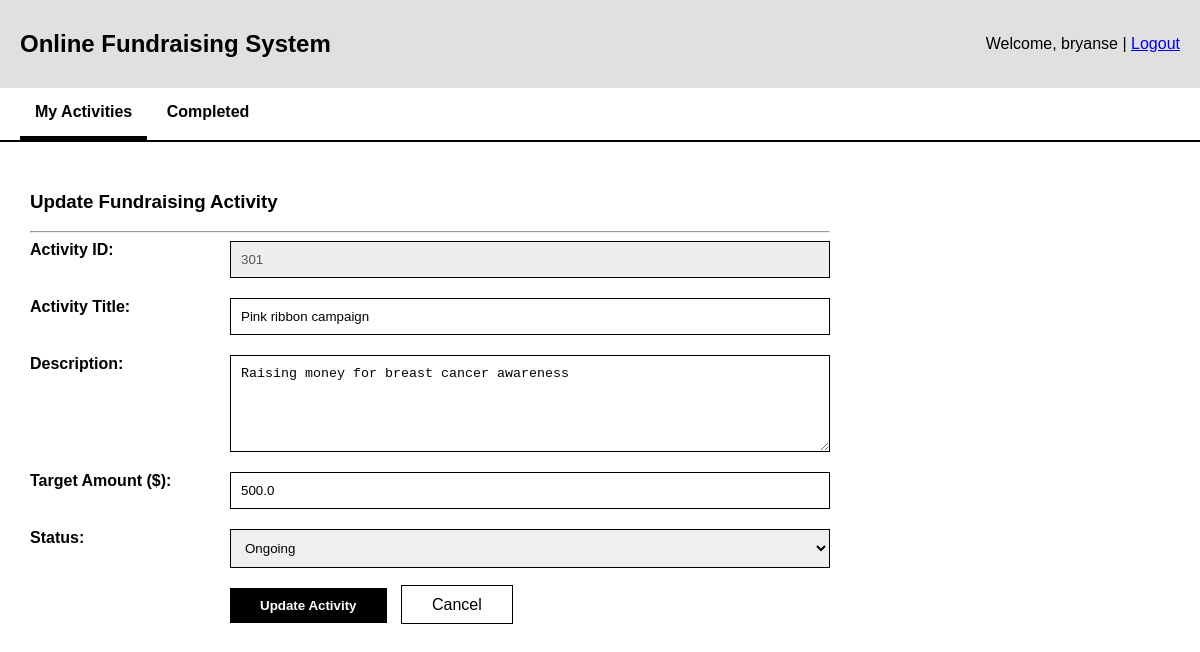
Page /activities/update?activityId=301 (signed in) on the earlier database version.
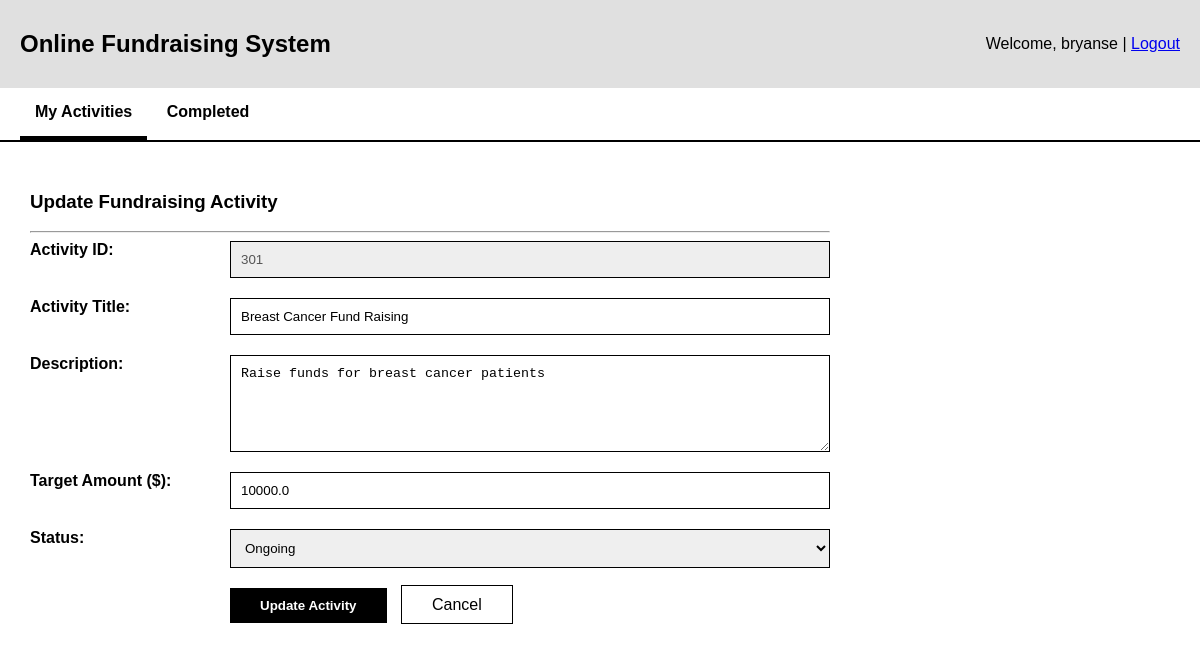
Same page on the later database version.
### tables this page shows
CREATE TABLE fundraising_activity(
    activity_id INTEGER PRIMARY KEY,
    account_id INTEGER NOT NULL,
    activity_name TEXT NOT NULL,
    category_id INTEGER NOT NULL,
    activity_desc TEXT NOT NULL,
    funding_current REAL NOT NULL DEFAULT 0,
    funding_goal REAL NOT NULL,
    start_date TEXT NOT NULL,
    end_date TEXT NOT NULL,
    activity_status TEXT NOT NULL CHECK (activity_status in ('completed', 'expired', 'cancelled', 'ongoing')),
    FOREIGN KEY (account_id) REFERENCES user_account(account_id),
    FOREIGN KEY (category_id) REFERENCES category(category_id)
);

### boundary/fundraising_activity_routes.py (the view, shortened to what this page needs)
@fundraising_activity_bp.route("/activities/update", methods=["GET", "POST"])
@roles_required(PLATFORM_MANAGEMENT, FUNDRAISER)
def update_activity():
    controller = update_fundraising_activity_controller()
    view_controller = view_fundraising_activity_controller()
    activity = None
    selected_activity_id = request.args.get("activityId", "").strip()
    if selected_activity_id:
        try:
            activity = view_controller.viewActivityById(int(selected_activity_id))
        except ValueError:
            flash("Invalid activity ID.", "error")
            return render_template("activities/update_activity.html", activity=activity)
        if not activity:
            flash("Activity ID does not exist.", "error")
    return render_template("activities/update_activity.html", activity=activity)

### boundary/access_control.py (called while the page is built)
def roles_required(*allowed_profile_ids):
    def decorator(view_function):
        @wraps(view_function)
        def wrapped_view(*args, **kwargs):
            if not session.get("account_id"):
                flash("Please log in to continue.", "error")
                return redirect(url_for("auth.login"))
            profile_id = session.get("profile_id")
            if profile_id not in allowed_profile_ids:
                flash("You do not have permission to access this page.", "error")
                return redirect(url_for("home"))
            return view_function(*args, **kwargs)
        return wrapped_view
    return decorator

### control/view_fundraising_activity_controller.py (called while the page is built)
    def viewActivityById(self, activity_id: int) -> Optional["FundraisingActivity"]:
        return FundraisingActivity.getActivityById(activity_id)

### db.py (called while the page is built)
def get_connection():
    connection = sqlite3.connect(DB_PATH) #open database
    connection.row_factory = sqlite3.Row #Enable access to columns using name
    connection.execute("PRAGMA foreign_keys = ON") #enforce foreign keys
    return connection

### templates/activities/update_activity.html (shortened to what this page needs)
<!DOCTYPE html>
<html>
<head>
</head>
<body>
    <div class="header">
        <h2>Online Fundraising System</h2>
        <div>Welcome, {{ session.get('user_name', 'Guest') }} | <a href="{{ url_for('auth.logout') }}">Logout</a></div>
    </div>
    <nav>
        <a href="{{ url_for('fundraising_activity.list_activities') }}" class="active">My Activities</a>
        <a href="{{ url_for('fundraising_activity.view_completed_activities') }}">Completed</a>
    </nav>
    <div class="content">
        <h3>Update Fundraising Activity</h3>
        <hr>
        <form method="post" onsubmit="return confirm('Confirm update?');">
            <div class="form-group">
                <label for="activityId">Activity ID:</label>
                <input
                    type="number"
                    id="activityId"
                    name="activityId"
                    value="{{ activity.activityId if activity else '' }}"
                    {% if activity %}readonly{% endif %}
                    required
                >
            </div>
            <div class="form-group">
                <label for="name">Activity Title:</label>
                <input
                    type="text"
                    id="name"
                    name="name"
                    value="{{ activity.activityName if activity else '' }}"
                    required
                >
            </div>
            <div class="form-group">
                <label for="desc">Description:</label>
                <textarea id="desc" name="desc" rows="5" required>{{ activity.activityDescription if activity else '' }}</textarea>
            </div>
            <div class="form-group">
                <label for="goal">Target Amount ($):</label>
                <input
                    type="number"
                    step="0.01"
                    id="goal"
                    name="goal"
                    value="{{ activity.fundingGoal if activity else '' }}"
                    required
                >
            </div>
            <div class="form-group">
                <label for="status">Status:</label>
                <select id="status" name="status" required>
                    {% set current_status = activity.activityStatus|lower if activity else '' %}
                    <option value="ongoing" {% if current_status == 'ongoing' %}selected{% endif %}>Ongoing</option>
                </select>
            </div>
            <div style="margin-left: 200px;">
                <button type="submit" class="btn-black">Update Activity</button>
                <a href="{{ url_for('fundraising_activity.list_activities') }}" class="btn-cancel">Cancel</a>
            </div>
        </form>
    </div>
</body>
</html>

Differences in the rows shown:
changed fundraising_activity id 301: name "Pink ribbon campaign" → "Breast Cancer Fund Raising"; desc "Raising money for breast cancer awareness" → "Raise funds for breast cancer patients"; goal "500.0" → "10000.0"
